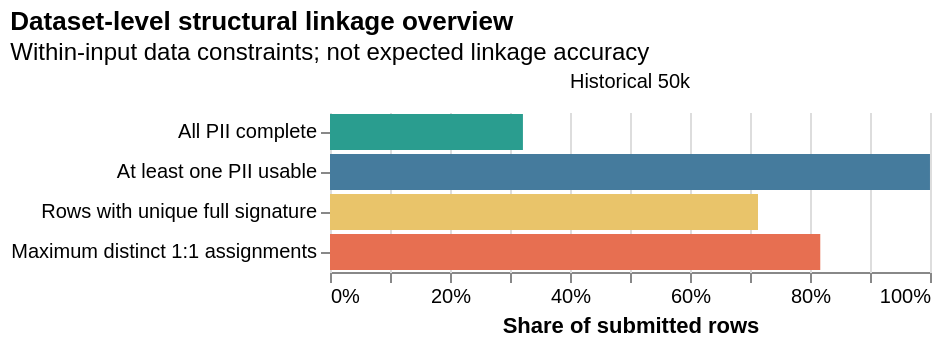

Notebook code for this chart:
### Code cell
dataset_linkage_overview_chart(
    records,
    columns=LINKAGE_COLUMNS,
    table_names_for_chart=["Historical 50k"],
    record_id_column=RECORD_ID_COLUMN,
    duplicate_columns=DUPLICATE_COLUMNS,
    blank_as_null=BLANK_AS_NULL,
)

### Figure 1 — Vega-Lite specification as saved in the notebook (floating-point values rounded to 4 significant figures)
{"config": {"view": {"continuousWidth": 300, "continuousHeight": 300, "stroke": null}}, "data": {"name": "data-6f5f718e8765b8d7c3c50c27fc41e07e"}, "mark": {"type": "bar"}, "encoding": {"color": {"field": "metric_label", "legend": null, "scale": {"domain": ["All PII complete", "At least one PII usable", "Rows with unique full signature", "Maximum distinct 1:1 assignments"], "range": ["#2a9d8f", "#457b9d", "#e9c46a", "#e76f51"]}, "type": "nominal"}, "column": {"field": "source_dataset", "sort": {"field": "dataset_order", "order": "ascending"}, "title": null, "type": "nominal"}, "tooltip": [{"field": "source_dataset", "title": "Input", "type": "nominal"}, {"field": "total_rows", "format": ",", "title": "Rows", "type": "quantitative"}, {"field": "metric_label", "title": "Measure", "type": "nominal"}, {"field": "share", "format": ".1%", "title": "Share", "type": "quantitative"}, {"field": "exact_duplicate_records", "format": ",", "title": "Exact duplicate records", "type": "quantitative"}, {"field": "record_id_missing_rows", "format": ",", "title": "Missing record IDs", "type": "quantitative"}, {"field": "record_id_duplicate_records", "format": ",", "title": "Rows with duplicate IDs", "type": "quantitative"}], "x": {"axis": {"format": ".0%"}, "field": "share", "scale": {"domain": [0, 1]}, "title": "Share of submitted rows", "type": "quantitative"}, "y": {"field": "metric_label", "sort": {"field": "metric_order", "order": "ascending"}, "title": null, "type": "nominal"}}, "title": {"text": "Dataset-level structural linkage overview", "subtitle": "Within-input data constraints; not expected linkage accuracy"}, "transform": [{"fold": ["complete_pii_share", "usable_pii_share", "unique_full_signature_share", "maximum_one_to_one_assignment_share"], "as": ["metric", "share"]}, {"calculate": "datum.metric === 'complete_pii_share' ? 'All PII complete' : datum.metric === 'usable_pii_share' ? 'At least one PII usable' : datum.metric === 'unique_full_signature_share' ? 'Rows with unique full signature' : 'Maximum distinct 1:1 assignments'", "as": "metric_label"}, {"calculate": "datum.metric === 'complete_pii_share' ? 1 : datum.metric === 'usable_pii_share' ? 2 : datum.metric === 'unique_full_signature_share' ? 3 : 4", "as": "metric_order"}], "$schema": "https://vega.github.io/schema/vega-lite/v5.json", "datasets": {"data-6f5f718e8765b8d7c3c50c27fc41e07e": [{"source_dataset": "Historical 50k", "dataset_order": 0, "total_rows": 50578, "linkage_columns": "first_name + surname + dob + postcode_fake + birth_place + occupation", "number_of_linkage_columns": 6, "complete_pii_share": 0.3215, "usable_pii_share": 1.0, "unique_full_signature_share": 0.7133, "ambiguous_full_signature_share": 0.2866, "unusable_full_signature_share": 3.954e-05, "maximum_one_to_one_assignment_share": 0.8171, "largest_signature_group": 8, "exact_duplicate_record_share": 0.2613, "exact_duplicate_records": 13215, "largest_exact_duplicate_group": 8, "record_id_column": "unique_id", "record_id_missing_rows": 0, "record_id_duplicate_records": 0}]}}
